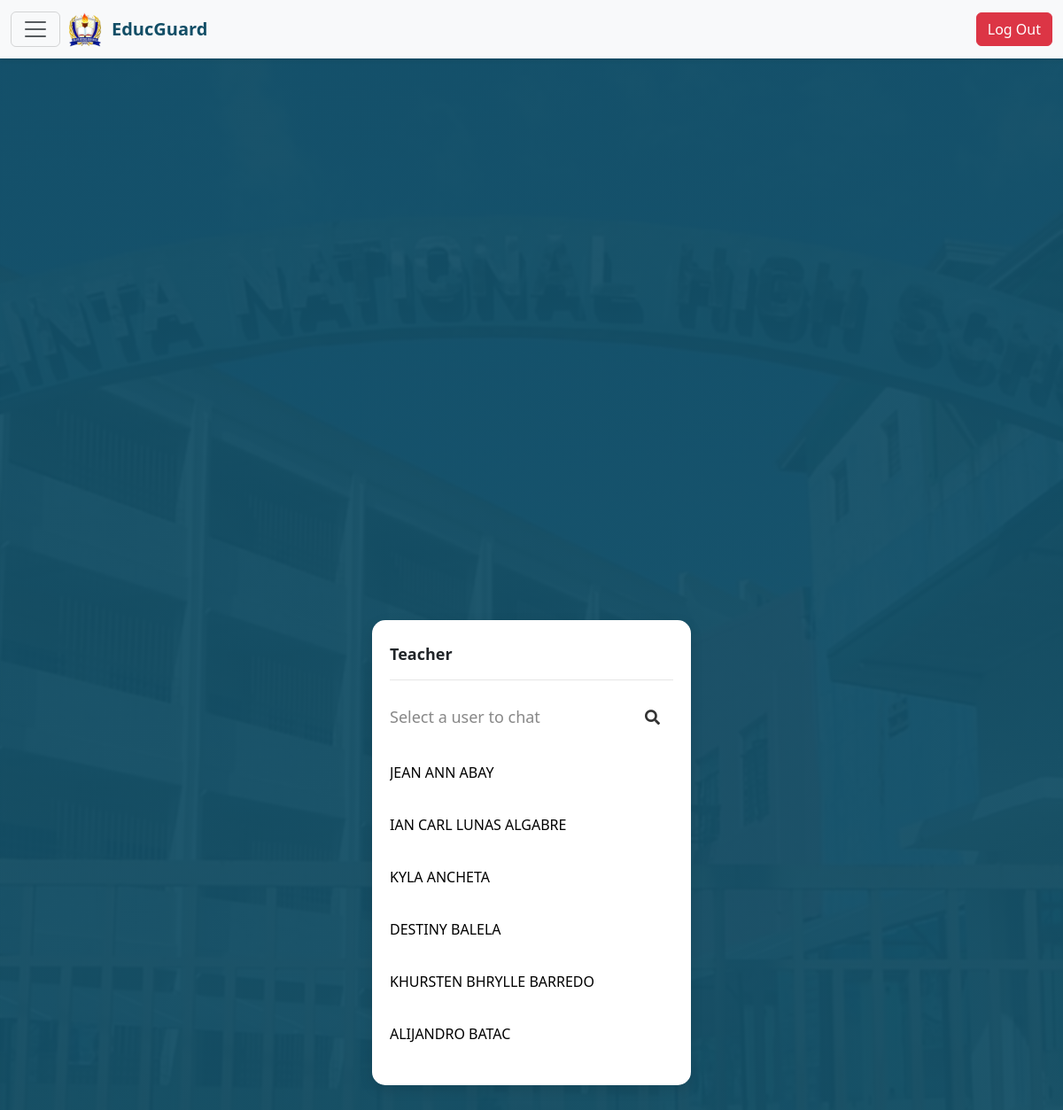
/PHPAdviser/adviserUserList.php, run on the app's committed database.
### tables this page shows
CREATE TABLE `students` (
  `student_id` int(11) NOT NULL,
  `lrn` varchar(15) NOT NULL,
  `rfid_number` varchar(20) DEFAULT NULL,
  `first_name` varchar(50) NOT NULL,
  `middle_name` varchar(50) DEFAULT NULL,
  `last_name` varchar(50) NOT NULL,
  `birthdate` date DEFAULT NULL,
  `sex` enum('Male','Female') DEFAULT NULL,
  `contact_number` varchar(15) DEFAULT NULL,
  `grade_level` varchar(20) DEFAULT NULL,
  `year_level` varchar(20) DEFAULT NULL,
  `address` text DEFAULT NULL,
  `email` varchar(100) DEFAULT NULL,
  `parent_guardian_name` varchar(100) DEFAULT NULL,
  `parent_guardian_number` varchar(15) DEFAULT NULL,
  `parent_guardian_email` varchar(100) DEFAULT NULL,
  `student_username` varchar(50) DEFAULT NULL,
  `status` enum('Active','Inactive') DEFAULT 'Active',
  `created_at` timestamp NOT NULL DEFAULT current_timestamp(),
  `section` varchar(255) DEFAULT NULL,
  `student_password` varchar(50) DEFAULT NULL
);

### PHPAdviser/adviserUserList.php (the view, shortened to what this page needs)
<?php include "teacherNavbar.php"; ?>
<?php
$servername = "localhost";
$username = "root";
$password = "";
$dbname = "educguarddb";
$conn = new mysqli($servername, $username, $password, $dbname);
$adviserFullName = "Teacher";
?>
<!DOCTYPE html>
<html lang="en">
<head>
    <link rel="stylesheet" href="../node_modules/bootstrap/dist/css/bootstrap.min.css">
    <link rel="stylesheet" href="../CSS/Teacher/adviserUserList.css">
    <link rel="stylesheet" href="https://cdnjs.cloudflare.com/ajax/libs/font-awesome/5.15.3/css/all.min.css">
</head>
<body>
    <div id="wrapper">
        <section class="users">
            <header>
                <div class="content">
                    <div class="details">
                        <span><?php echo $adviserFullName; ?></span>
                    </div>
                </div>
            </header>
            <div class="search">
                <span class="text">Select a user to chat</span>
                <button><i class="fas fa-search"></i></button>
            </div>
            <div class="users-list">
                <?php
                $query = "SELECT student_id, first_name, last_name FROM students";
                $result = $conn->query($query);
                if ($result->num_rows > 0) {
                    while ($row = $result->fetch_assoc()) {
                        $fullName = htmlspecialchars($row['first_name'] . " " . $row['last_name']);
                        $studentId = htmlspecialchars($row['student_id']);
                        echo '<div class="user" data-name="' . $fullName . '" data-student-id="' . $studentId . '">';
                        echo '<a href="TeacherMessages.php?student_id=' . urlencode($studentId) .
                             '&first_name=' . urlencode($row['first_name']) .
                             '&last_name=' . urlencode($row['last_name']) . '">';
                        echo '<div class="user-info">';
                        echo '<span class="full-name">' . $fullName . '</span>';
                        echo '</div>';
                        echo '</a>';
                        echo '</div>';
                    }
                } else {
                    echo '<div class="no-users">No students found</div>';
                }
                ?>
            </div>
        </section>
    </div>
</body>
</html>

### CSS/Teacher/teacherNavbar.css (style rules this page uses)
body { background-color: transparent; background-image: url('../../Assets/malinta.jpg'); background-size: cover; background-position: center; background-attachment: fixed; position: relative; min-height: 100vh; margin: 0; padding: 0; }
body::before { content: ''; position: fixed; top: 0; left: 0; right: 0; bottom: 0; background-image: inherit; background-size: cover; background-position: center; filter: blur(1px); -webkit-filter: blur(1px); z-index: -2; }
body::after { content: ''; position: fixed; top: 0; left: 0; right: 0; bottom: 0; background: linear-gradient(rgba(18, 78, 102, 0.95), rgba(18, 78, 102, 0.95)); z-index: -1; }

### CSS/Teacher/adviserUserList.css (style rules this page uses)
body { font-family: "Segoe UI", Tahoma, Geneva, Verdana, sans-serif; display: flex; justify-content: center; align-items: center; height: 100vh; }
#wrapper { width: 360px; background: #fff; border-radius: 15px; box-shadow: 0 5px 15px rgba(0,0,0,0.1); }
.users { padding: 25px 20px; }
.users header { display: flex; justify-content: space-between; align-items: center; border-bottom: 1px solid #e6e6e6; padding-bottom: 15px; }
.users header .content { display: flex; flex-direction: column; }
.users header .details span { font-size: 18px; font-weight: 600; }
.users .search { margin: 20px 0; display: flex; align-items: center; justify-content: space-between; position: relative; }
.users .search button { width: 47px; height: 42px; border: none; color: #333; background: #fff; font-size: 17px; border-radius: 5px; cursor: pointer; transition: all 0.2s ease; display: flex; align-items: center; justify-content: center; }
.users .search .text { font-size: 18px; color: #888; transition: opacity 0.3s ease; }
.users-list { max-height: 350px; overflow-y: auto; }
.users-list a { display: flex; justify-content: space-between; align-items: center; text-decoration: none; color: black; margin-bottom: 15px; padding: 10px 0; border-bottom: 1px solid #f1f1f1; }
.users-list a:last-child { border-bottom: none; }

### data on the page
students: fullName "JEAN ANN ABAY"
students: fullName "IAN CARL LUNAS ALGABRE"
students: fullName "KYLA ANCHETA"
students: fullName "DESTINY BALELA"
students: fullName "KHURSTEN BHRYLLE BARREDO"
students: fullName "ALIJANDRO BATAC"

### other printed values
$adviserFullName "Teacher"
